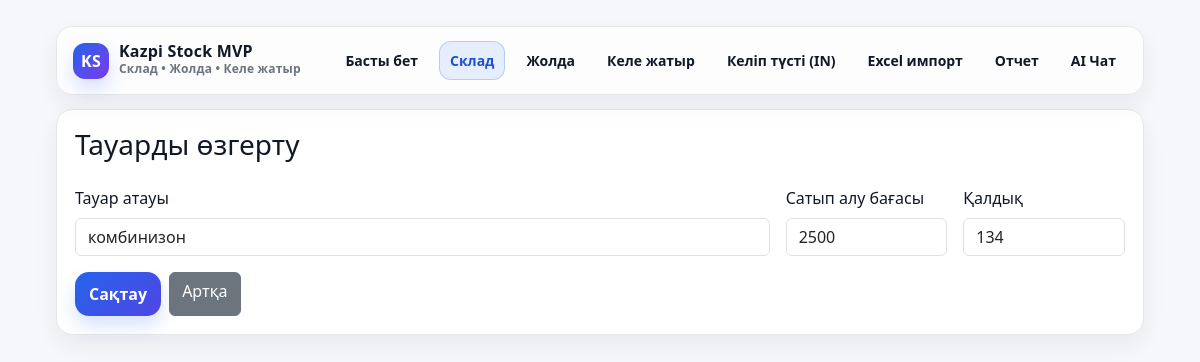
/products/1/edit, run on the app's committed database.
### models.py (models this page shows, shortened)
class Product(db.Model):
    __tablename__ = "products"
    id = db.Column(db.Integer, primary_key=True)
    name = db.Column(db.String(255), nullable=False, unique=True)
    purchase_price = db.Column(db.Integer, nullable=False, default=0)
    stock_qty = db.Column(db.Integer, nullable=False, default=0)
    reserved_qty = db.Column(db.Integer, nullable=False, default=0)
    onway_qty = db.Column(db.Integer, nullable=False, default=0)

### app.py (the view, shortened to what this page needs)
@app.route("/products/<int:product_id>/edit", methods=["GET", "POST"])
def product_edit(product_id: int):
    p = Product.query.get_or_404(product_id)
    return render_template("product_edit.html", product=p)

### templates/product_edit.html
{% extends "base.html" %}
{% block content %}
<h3>Тауарды өзгерту</h3>
<form method="post" class="row g-3 mt-1">
  <div class="col-md-8">
    <label class="form-label">Тауар атауы</label>
    <input class="form-control" name="name" value="{{ product.name }}" required>
  </div>
  <div class="col-md-2">
    <label class="form-label">Сатып алу бағасы</label>
    <input class="form-control" name="purchase_price" type="number" min="1" value="{{ product.purchase_price }}" required>
  </div>
  <div class="col-md-2">
    <label class="form-label">Қалдық</label>
    <input class="form-control" name="stock_qty" type="number" min="0" value="{{ product.stock_qty }}" required>
  </div>
  <div class="col-12 d-flex gap-2">
    <button class="btn btn-primary">Сақтау</button>
    <a class="btn btn-secondary" href="{{ url_for('products') }}">Артқа</a>
  </div>
</form>
{% endblock %}

### templates/base.html (style rules this page uses)
:root { --bg: #f6f7fb; --card: #ffffff; --text: #111827; --muted: #6b7280; --line: #e5e7eb; --brand: #2563eb; --brand2:#1d4ed8; --shadow: 0 10px 25px rgba(17,24,39,.06); --radius: 16px; }
body { background: var(--bg); color: var(--text); }
.btn-primary { background: linear-gradient(135deg, var(--brand), #4f46e5); border: none; box-shadow: 0 10px 18px rgba(37,99,235,.18); border-radius: 14px; font-weight: 700; padding: 10px 14px; }

### data on the page
Product: name "комбинизон", purchase_price "2500", stock_qty "134"
